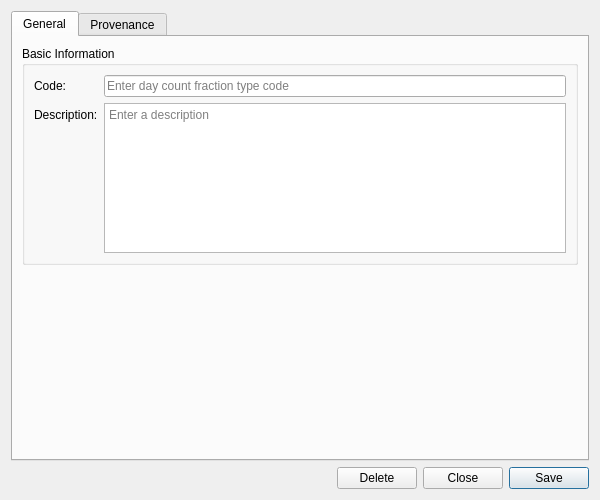
<?xml version="1.0" encoding="UTF-8"?>
<ui version="4.0">
 <class>DayCountFractionTypeDetailDialog</class>
 <widget class="QWidget" name="DayCountFractionTypeDetailDialog">
  <property name="geometry">
   <rect>
    <x>0</x>
    <y>0</y>
    <width>600</width>
    <height>500</height>
   </rect>
  </property>
  <property name="sizePolicy">
   <sizepolicy hsizetype="Preferred" vsizetype="Preferred">
    <horstretch>0</horstretch>
    <verstretch>0</verstretch>
   </sizepolicy>
  </property>
  <property name="minimumSize">
   <size>
    <width>600</width>
    <height>500</height>
   </size>
  </property>
  <property name="windowTitle">
   <string>Day Count Fraction Type Details</string>
  </property>
  <layout class="QVBoxLayout" name="verticalLayout">
   <item>
    <widget class="QTabWidget" name="tabWidget">
     <property name="currentIndex"><number>0</number></property>
     <widget class="QWidget" name="generalTab">
      <attribute name="title"><string>General</string></attribute>
      <layout class="QVBoxLayout" name="generalLayout">
       <item>
        <widget class="QGroupBox" name="basicInfoGroup">
         <property name="title">
          <string>Basic Information</string>
         </property>
         <layout class="QFormLayout" name="formLayout">
          <item row="0" column="0">
           <widget class="QLabel" name="labelCode">
            <property name="text">
             <string>Code:</string>
            </property>
           </widget>
          </item>
          <item row="0" column="1">
           <widget class="QLineEdit" name="codeEdit">
            <property name="placeholderText">
             <string>Enter day count fraction type code</string>
            </property>
           </widget>
          </item>
          <item row="1" column="0">
           <widget class="QLabel" name="labelDescription">
            <property name="text">
             <string>Description:</string>
            </property>
           </widget>
          </item>
          <item row="1" column="1">
           <widget class="QPlainTextEdit" name="descriptionEdit">
            <property name="minimumSize">
             <size>
              <width>0</width>
              <height>80</height>
             </size>
            </property>
            <property name="maximumSize">
             <size>
              <width>16777215</width>
              <height>150</height>
             </size>
            </property>
            <property name="placeholderText">
             <string>Enter a description</string>
            </property>
           </widget>
          </item>
         </layout>
        </widget>
       </item>
       <item>
        <spacer name="verticalSpacer">
         <property name="orientation">
          <enum>Qt::Vertical</enum>
         </property>
         <property name="sizeHint" stdset="0">
          <size>
           <width>20</width>
           <height>40</height>
          </size>
         </property>
        </spacer>
       </item>
      </layout>
     </widget>
     <widget class="QWidget" name="provenanceTab">
      <attribute name="title"><string>Provenance</string></attribute>
      <layout class="QVBoxLayout" name="provenanceTabLayout">
       <item>
        <widget class="ores::qt::ProvenanceWidget" name="provenanceWidget" native="true"/>
       </item>
      </layout>
     </widget>
    </widget>
   </item>
   <item>
    <layout class="QHBoxLayout" name="buttonLayout">
     <item>
      <spacer name="horizontalSpacer">
       <property name="orientation">
        <enum>Qt::Horizontal</enum>
       </property>
       <property name="sizeHint" stdset="0">
        <size>
         <width>40</width>
         <height>20</height>
        </size>
       </property>
      </spacer>
     </item>
     <item>
      <widget class="QPushButton" name="deleteButton">
       <property name="text">
        <string>Delete</string>
       </property>
      </widget>
     </item>
     <item>
      <widget class="QPushButton" name="closeButton">
       <property name="text">
        <string>Close</string>
       </property>
      </widget>
     </item>
     <item>
      <widget class="QPushButton" name="saveButton">
       <property name="text">
        <string>Save</string>
       </property>
       <property name="default">
        <bool>true</bool>
       </property>
      </widget>
     </item>
    </layout>
   </item>
  </layout>
 </widget>
 <customwidgets>
  <customwidget>
   <class>ores::qt::ProvenanceWidget</class>
   <extends>QWidget</extends>
   <header>ores.qt/ProvenanceWidget.hpp</header>
  </customwidget>
 </customwidgets>
 <resources/>
 <connections/>
</ui>
